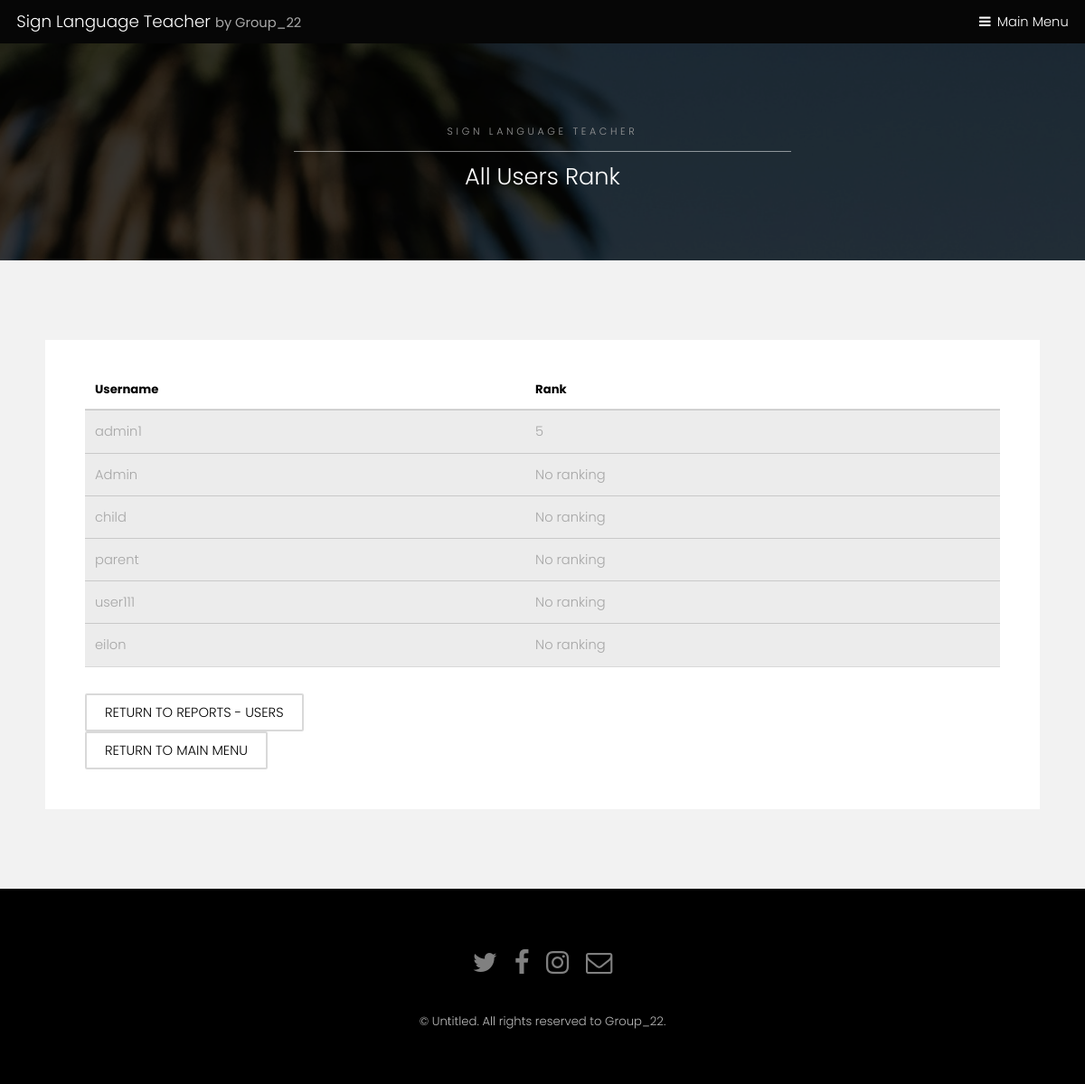
Page /sign-language-teacher/reports-menu/rank-for-admin/ on the committed database.
### registration/models.py (models this page shows, shortened)
class UserProfile(models.Model):
    TYPES = (('parent', 'parent'), ('student', 'student'))
    user = models.OneToOneField(User, related_name='profile', on_delete=models.CASCADE, blank=True, null=True)
    son = models.ForeignKey(User, on_delete=models.SET_NULL, blank=True, null=True, related_name='dad')
    address = models.CharField(max_length=100, default='')
    age = models.IntegerField(default=0)
    points = models.IntegerField(default=0)
    type = models.CharField(max_length=10, choices=TYPES, default='student')
    is_admin = models.BooleanField(default=False)
    suspention_time = models.DateTimeField(default=datetime(2000, 1, 1))
    total_minutes = models.FloatField(default=0)
    last_login = models.DateTimeField(default=datetime(2000, 1, 1))
    rank = models.IntegerField(default=0)
    level = models.IntegerField(default=1)
    limit = models.DateTimeField(default=datetime(2000, 1, 1))

### registration/views.py (the view)
# urls.py: path('reports-menu/rank-for-admin/', views.rank_for_admin, name='rank-for-admin'),
def rank_for_admin(request):
    user = request.user
    user_profile = UserProfile.objects.all()
    user_list = list(user_profile)
    sum = 0
    for p in user_list:
        sum += p.rank
    avg = sum / len(user_list)
    return render(request, 'registration/rank-for-admin.html',
                  {'user': user_profile, 'user_list': user_list, 'avg': avg})

### registration/templates/registration/rank-for-admin.html (shortened to what this page needs)
{% extends 'registration/SubPage.html' %}
{% block title %}
    <h2>All Users Rank</h2>
{% endblock %}
{% block data %}
<div class="table-wrapper">
    <table>
        <thead>
        <tr>
            <th>Username</th>
            <th>Rank</th>
        </tr>
        </thead>
        {% for f in user_list %}
        <tbody>
        <tr>
            <td>{{f.user}}</td>
            <td>{% if f.rank == 0 %}
            No ranking
            {% else %}
            {{f.rank}} {% endif %}
            </td>
        </tr>
        </tbody>
        {% endfor %}
    </table>
</div>
  {% if up.type == 'student' %}
  <a href="{% url 'registration:reports-menu-users' %}"class="button alt">Return to reports - users</a><br>
{% else %}
    <a href="{% url 'registration:reports-menu-users' %}"class="button alt">Return to reports - users</a><br>
{% endif %}
<a href="{% url 'registration:index' %}"class="button alt">Return to main menu</a><br>
{% endblock %}

### registration/static/registration/sitestyle/assets/css/main.css (style rules this page uses)
html, body, div, span, applet, object, iframe, h1, h2, h3, h4, h5, h6, p, blockquote, pre, a, abbr, acronym, address, big, cite, code, del, dfn, em, img, ins, kbd, q, s, samp, small, strike, strong, sub, sup, tt, var, b, u, i, center, dl, dt, dd, ol, ul, li, fieldset, form, label, legend, table, caption, tbody, tfoot, thead, tr, th, td, article, aside, canvas, details, embed, figure, figcaption, footer, header, hgroup, menu, nav, output, ruby, section, summary, time, mark, audio, video { margin: 0; padding: 0; border: 0; font-size: 100%; font: inherit; vertical-align: baseline; }
body { line-height: 1; }
table { border-collapse: collapse; border-spacing: 0; }
body { -webkit-text-size-adjust: none; }
*, *:before, *:after { -moz-box-sizing: border-box; -webkit-box-sizing: border-box; box-sizing: border-box; }
body { -ms-overflow-style: scrollbar; }
body { background: #fff; }
html { font-size: 13pt; }
@media screen and (max-width: 1680px) { html { font-size: 11pt; } }
@media screen and (max-width: 1280px) { html { font-size: 11pt; } }
body { background-color: #fff; color: #444; }
body, input, select, textarea { font-family: "Poppins", sans-serif; font-weight: 300; font-size: 1rem; line-height: 1.65; }
a { text-decoration: underline; }
h1, h2, h3, h4, h5, h6 { font-weight: 300; line-height: 1.5; margin: 0 0 1rem 0; }
h2 { font-size: 1.75rem; }
a { color: #8a4680; }
h1, h2, h3, h4, h5, h6 { color: #555; }
input[type="submit"], input[type="reset"], input[type="button"], button, .button { -moz-appearance: none; -webkit-appearance: none; -ms-appearance: none; appearance: none; -moz-transition: background-color 0.2s ease-in-out, color 0.2s ease-in-out; -webkit-transition: background-color 0.2s ease-in-out, color 0.2s ease-in-out; -ms-transition: background-color 0.2s ease-in-out, color 0.2s ease-in-out; transition: background-color 0.2s ease-in-out, color 0.2s ease-in-out; border-radius: 2px; border: 0; cursor: pointer; display: inline-block; font-weight: 300; height: 2.85rem; line-height: 2.95rem; padding: 0 1.5rem; text-align: center; text-decoration: none; text-transform: uppercase; white-space: nowrap; }
input[type="submit"], input[type="reset"], input[type="button"], button, .button { background-color: #f2f2f2; color: #000 !important; }
input[type="submit"].alt, input[type="reset"].alt, input[type="button"].alt, button.alt, .button.alt { background-color: transparent; box-shadow: inset 0 0 0 2px rgba(144, 144, 144, 0.25); color: #555 !important; }
.table-wrapper { -webkit-overflow-scrolling: touch; overflow-x: auto; }
table { margin: 0 0 2rem 0; width: 100%; }
table tbody tr { border: solid 1px; border-left: 0; border-right: 0; }
table td { padding: 0.75rem 0.75rem; }
table th { font-size: 0.9rem; font-weight: 700; padding: 0 0.75rem 0.75rem 0.75rem; text-align: left; }
table thead { border-bottom: solid 2px; }
table tbody tr { border-color: rgba(144, 144, 144, 0.25); }
table tbody tr:nth-child(2n + 1) { background-color: rgba(144, 144, 144, 0.075); }
table th { color: #555; }
table thead { border-bottom-color: rgba(144, 144, 144, 0.25); }
.wrapper.style2 a { color: #8a4680; }
.wrapper.style2 input[type="submit"], .wrapper.style2 input[type="reset"], .wrapper.style2 input[type="button"], .wrapper.style2 button, .wrapper.style2 .button { background-color: #000; color: #f2f2f2 !important; }
.wrapper.style2 input[type="submit"].alt, .wrapper.style2 input[type="reset"].alt, .wrapper.style2 input[type="button"].alt, .wrapper.style2 button.alt, .wrapper.style2 .button.alt { background-color: transparent; box-shadow: inset 0 0 0 2px rgba(0, 0, 0, 0.15); color: #000 !important; }
.wrapper.style2 table tbody tr { border-color: rgba(0, 0, 0, 0.15); }
.wrapper.style2 table tbody tr:nth-child(2n + 1) { background-color: rgba(0, 0, 0, 0.075); }
.wrapper.style2 table th { color: #000; }
.wrapper.style2 table thead { border-bottom-color: rgba(0, 0, 0, 0.15); }
.wrapper.style3 h1, .wrapper.style3 h2, .wrapper.style3 h3, .wrapper.style3 h4, .wrapper.style3 h5, .wrapper.style3 h6 { color: #ffffff; }
body.subpage { padding-top: 3.25em; }

### rows in the picture
UserProfile: user "admin1", rank "5"
UserProfile: user "Admin", rank "No ranking"
UserProfile: user "child", rank "No ranking"
UserProfile: user "parent", rank "No ranking"
UserProfile: user "user111", rank "No ranking"
UserProfile: user "eilon", rank "No ranking"
